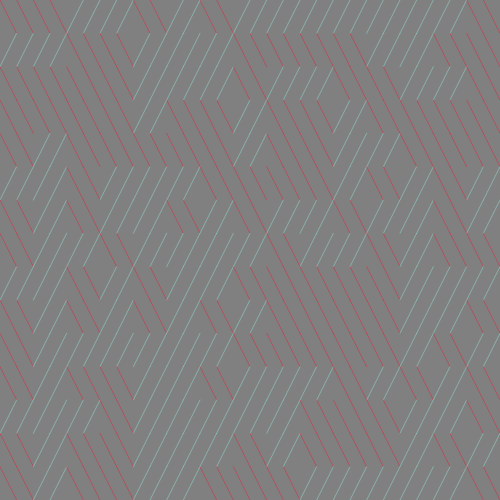
Frame 1 (no input)
Frame 60 (no input): identical to frame 1, image omitted
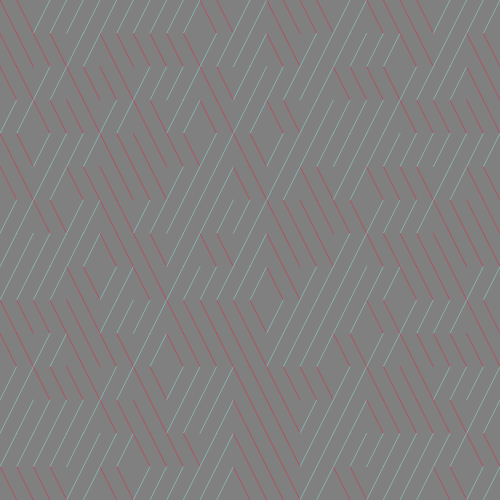
Frame 120 (the mouse pressed at the canvas centre since frame 60)

The p5.js sketch that drew these frames (run headless with seeded random() and noise() and a simulated clock; from frame 60 on, the mouse is pressed at the canvas centre):

// p5.js sketch
// ── sketch.js
'use strict';

let noOfTiles = 15;
var actRandomSeed = 0;
// Declare variables for colour
var colorLeft;
var colorRight;
var alphaLeft = 100;
var alphaRight = 100;


function setup(){
	createCanvas(500, 500);

    // Add the color for the left and right lines
    colorLeft = color(241, 13, 44, alphaLeft);
    colorRight = color(152, 249, 236, alphaRight);
}

function draw(){
    background(128);
    randomSeed(actRandomSeed);

	for(let gridY = 0; gridY < noOfTiles; gridY++){
		for(let gridX = 0; gridX < noOfTiles; gridX++){

            let posX = width / noOfTiles * gridX;
            let posY = height / noOfTiles * gridY;

            let choice = Math.floor(random(0, 2));
            
			if(choice == 0){
                // Add the stroke colour for the left lines
                stroke(colorLeft);
				line(posX, posY, posX + (width / noOfTiles) / 2, posY + height / noOfTiles);
                line(posX + (width / noOfTiles) / 2, posY, posX + (width / noOfTiles), posY + height / noOfTiles);
			} else {
                // Add the stroke colour for the right lines
                stroke(colorRight);
				line(posX, posY + width / noOfTiles, posX + (height / noOfTiles) / 2, posY);
                line(posX + (height / noOfTiles) / 2, posY + width / noOfTiles, posX + (height / noOfTiles), posY);
			}
		}
	}
}

function mousePressed() {
  actRandomSeed = random(100000);
}
